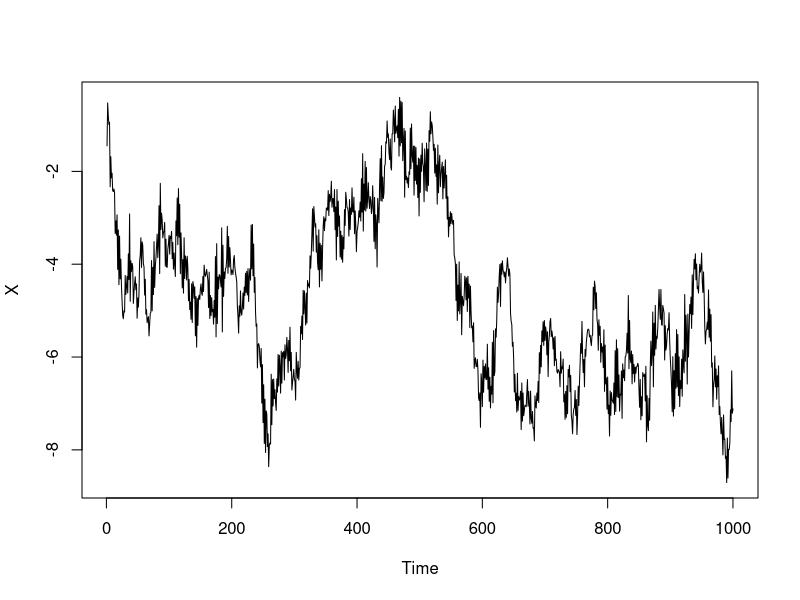

R code for this plot:
#Sample ACF
library(stats)
set.seed(42)


covariance <- function(X, start = 1, end = length(X), h){
  n <- end-start
  sample <- X[start:end]
  sample_mean <- mean(sample)
  L <- NULL
  for (t in 1:(n-h)){
    L <- c(L, (sample[t+h]-sample_mean)*(sample[t]-sample_mean))
  }
  return(1/n*sum(L))
}

ACF <- function(X, start = 1, end = length(X), type, h){
  if (type == "covariance") covariance(X, start, end, h)
  if (type == "correlation") covariance(X, start, end, h)/covariance(X, start, end, 0)
}

############Test
I <- 1000
X = arima.sim(n = I, 
              list(ar = c(0.5, 0.499),
                   ma = c(-0.2279, 0.2488)),
              sd = sqrt(0.1796))
plot(X, type = "l")

ACF(X, type = "correlation", h = 1)
ACF(X, type = "correlation", h = 2)
ACF(X, type = "correlation", h = 3)
ACF(X, type = "correlation", h = 4)

acf(X, lag.max = 4, type = "correlation", plot = FALSE)

